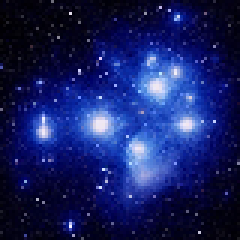
#> input picture layers/meta-openembedded/meta-oe/recipes-navigation/orrery/orrery/orrery.png, 80 x 80 px, given in place of the camera (shown 3 times larger)
$ python objectDetectVideo.py
#> lines starting #> are read from the running program, lines starting #| are printed output that depends on the picture; after the words box and inside, x2 and y2 are one past the last pixel; in counts of white or black regions, pixels touching at a corner belong together
#!/usr/bin/env python3

import cv2
import numpy as np


def nothing(x):
  pass


cv2.namedWindow('Tracking')
cv2.createTrackbar('LH', 'Tracking', 0, 255, nothing)
#> slider 'LH' is set to 51
cv2.createTrackbar('LS', 'Tracking', 0, 255, nothing)
#> slider 'LS' is set to 51
cv2.createTrackbar('LV', 'Tracking', 0, 255, nothing)
#> slider 'LV' is set to 51
cv2.createTrackbar('UH', 'Tracking', 255, 255, nothing)
cv2.createTrackbar('US', 'Tracking', 255, 255, nothing)
cv2.createTrackbar('UV', 'Tracking', 255, 255, nothing)

cap = cv2.VideoCapture(0)

while cap.isOpened():
  ret, frame = cap.read()
#> frame is the input picture: shape (80, 80, 3); mean B, G, R 97.4, 31.9, 21.9

  hsv = cv2.cvtColor(frame, cv2.COLOR_BGR2HSV)
#> hsv: shape (80, 80, 3); mean H, S, V 118.2, 216.3, 97.4

  l_h = cv2.getTrackbarPos('LH', 'Tracking')
  l_s = cv2.getTrackbarPos('LS', 'Tracking')
  l_v = cv2.getTrackbarPos('LV', 'Tracking')

  u_h = cv2.getTrackbarPos('UH', 'Tracking')
  u_s = cv2.getTrackbarPos('US', 'Tracking')
  u_v = cv2.getTrackbarPos('UV', 'Tracking')

  l_b = np.array([l_h, l_s, l_v])
  u_b = np.array([u_h, u_s, u_v])

  mask = cv2.inRange(hsv, l_b, u_b)
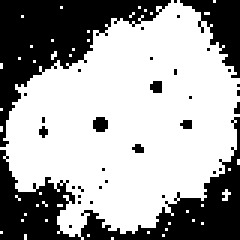
#> mask: shape (80, 80) (shown 3 times larger); 63.9% white; 34 black regions (30 under 20 px), largest, box (x1, y1, x2, y2) and area: (0, 39, 80, 80) 1009, (0, 0, 57, 49) 967, (60, 0, 80, 26) 235, (31, 39, 36, 44) 21

  res = cv2.bitwise_and(frame, frame, mask=mask)
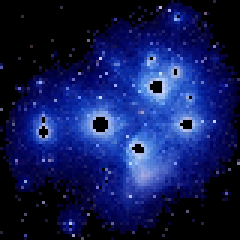
#> res: shape (80, 80, 3) (shown 3 times larger); mean B, G, R 84.6, 28.1, 17.8

  cv2.imshow('frame', frame)
  cv2.imshow('mask', mask)
  cv2.imshow('res', res)

  k = cv2.waitKey(1) & 0xFF
#> (key Esc is pressed here)

  if k == 27:
    break

cv2.destroyAllWindows()
